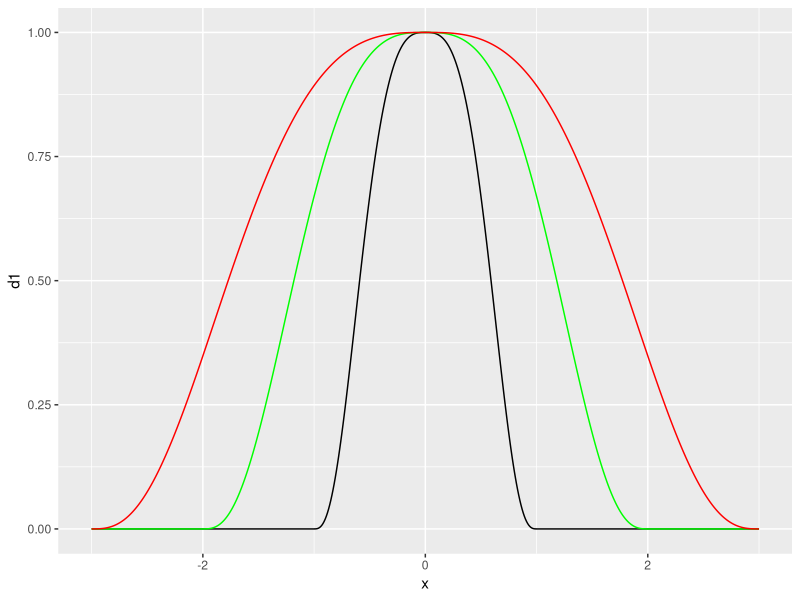
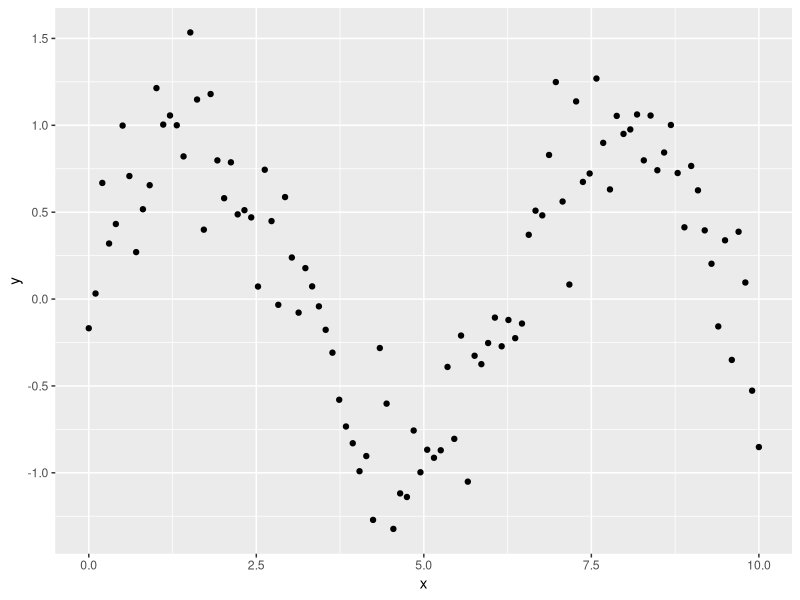
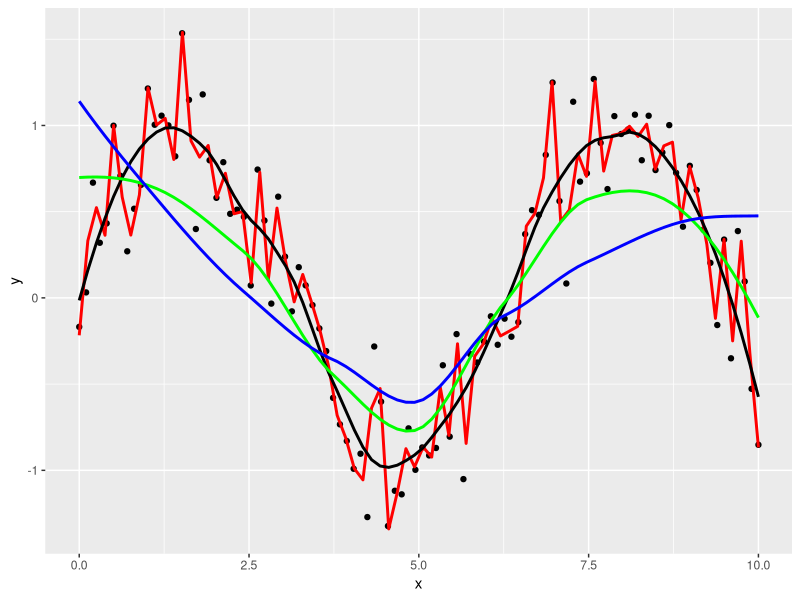
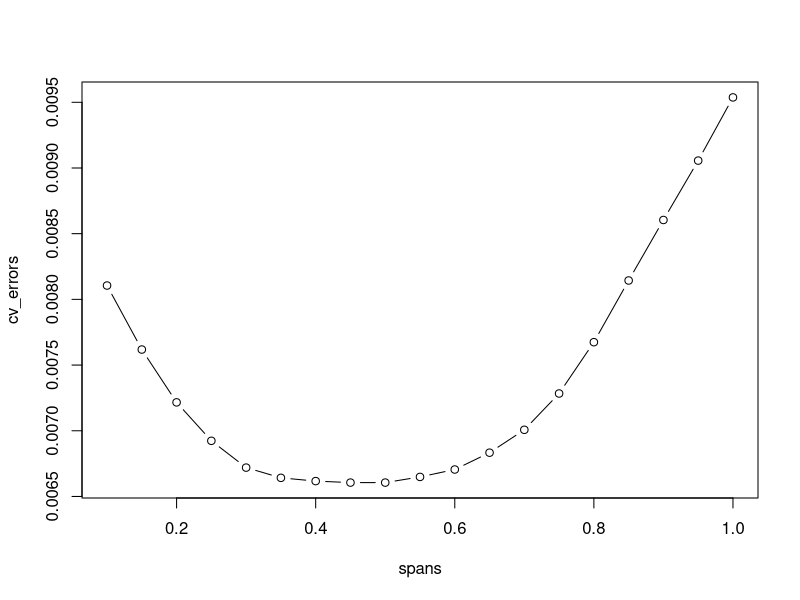

R code for these plots, in order:
## ---- chunk 1
library(tidyverse)
x <- seq(-3,3,0.01)

d1 <- pmax((1 - (abs(x)/1)^3)^3,0)
d2 <- pmax((1 - (abs(x)/2)^3)^3,0)
d3 <- pmax((1 - (abs(x)/3)^3)^3,0)

ggplot() +
  geom_line(aes(x=x,y =d1))+
  geom_line(aes(x=x,y=d2),colour = 'green')+
  geom_line(aes(x=x,y=d3),colour = 'red')
## ---- chunk 2
# Load necessary packages
library(ggplot2)

# Generate synthetic data with a non-linear trend
set.seed(123)
x <- seq(0, 10, length.out = 100)
y <- sin(x) + rnorm(100, sd = 0.3)
data <- data.frame(x = x, y = y)

# Plot the data
ggplot(data = data, aes(x=x,y=y))+
  geom_point()
# Apply loess regression with a span of 0.3
mod <- loess(y ~ x, data, span = 0.3)
summary(mod)
predict(mod)
# We can also get predictions along with their associated standard errors
predict(mod, se = TRUE)
# Let's visually see how different spans fit the data
# geom_smooth in ggplot can automatically create a loess curve for you
ggplot(data, aes(x=x,y=y))+
  geom_point()+
  geom_smooth(span = 0.05, se = FALSE, colour = 'red')+
  geom_smooth(span = 0.3, se = FALSE, colour = 'black')+
  geom_smooth(span = 0.75, se = FALSE, colour = 'green')+
  geom_smooth(span = 0.95, se = FALSE, colour = 'blue')
## ---- chunk 3
lidar <- read.csv('Data/lidar.csv')
#recall the function is loess(y ~ x, data, span = span)
lidar_lm <- loess(range ~ logratio, lidar, span = 0.3)
# we can mathematically look at different spans 
spans <- seq(0.05,1,0.05)


## ---- chunk 4
# Candidate spans
spans <- seq(0.1,1,by=0.05)

# K-Fold CV
K <- 10
folds <- sample(rep(1:K, length.out = nrow(lidar)))

cv_errors <- numeric(length(spans)) #vector that stores errors that we will use to compare the different spans 

for (i in seq_along(spans)){
  s <- spans[i]
  mspe <- c()
  
  for (k in 1:K){
    train <- lidar[folds != k,]
    test <- lidar[folds == k,]
    
    fit <- loess(logratio ~ range,train,span=s)
    preds <- predict(fit,newdata=test)
    
    mspe[k] <- mean((test$logratio - preds)^2, na.rm = TRUE)
  }
  cv_errors[i] <- mean(mspe)
} #iteratively sees if this minimizes our prediction error

cv_errors
plot(spans,cv_errors,type = 'b') 

spans[which.min(cv_errors)]
